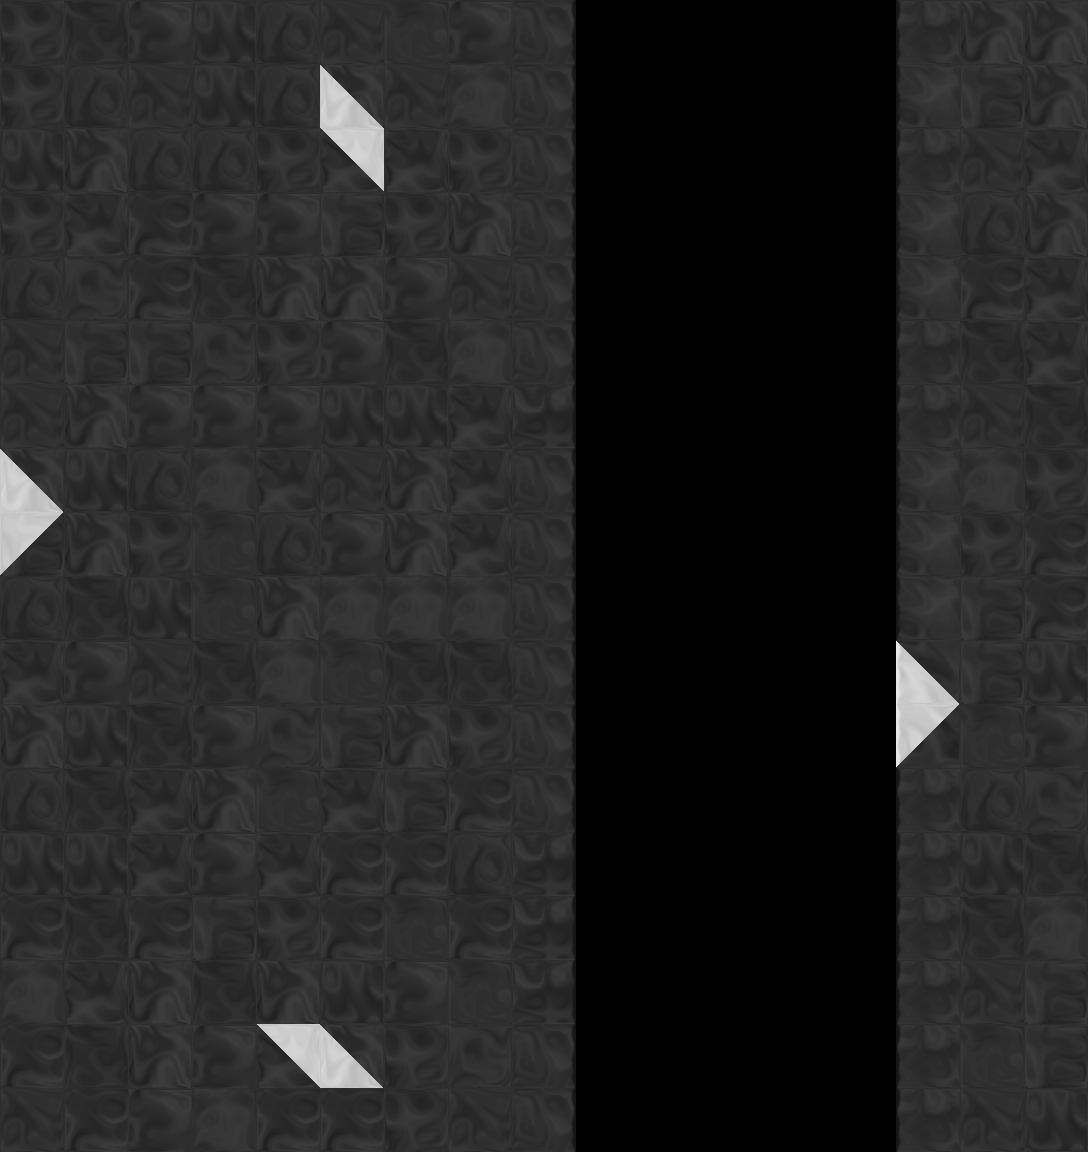

This game map was drawn from its Tiled (.tmx) file and the tilesets committed beside it. A one-line description and the full map source follow:
An orthogonal 17x18 tile map with 64x64 px tiles, 1 tile layer (tile), 1 hidden layer not drawn, 6 tilesets.

<map version="1.0" orientation="orthogonal" width="17" height="18" tilewidth="64" tileheight="64">
 <properties>
  <property name="bg" value="bg3" />
  <property name="bgParallaxX" value=".6" />
  <property name="bgParallaxY" value=".6" />
 </properties>
 <tileset firstgid="1" source="../../tilemaps/tiles/black_tiles.tsx" />
 <tileset firstgid="50" source="../../tilemaps/tiles/white_tiles.tsx" />
 <tileset firstgid="99" source="../../tilemaps/tiles/mixed_tiles.tsx" />
 <tileset firstgid="211" source="../../tilemaps/tiles/glass_tiles.tsx" />
 <tileset firstgid="260" source="../../tilemaps/tiles/black_indestructable.tsx" />
 <tileset firstgid="310" source="../../tilemaps/tiles/sand_tiles.tsx" />
 <layer name="backTile" width="17" height="18" visible="0">
  <data encoding="csv">
0,0,0,0,0,0,0,0,0,0,0,0,0,0,0,0,0,
0,0,0,0,0,0,0,0,0,0,0,0,0,0,0,0,0,
0,0,0,0,0,0,0,0,0,0,0,0,0,0,0,0,0,
0,0,0,0,0,0,0,0,0,0,0,0,0,0,0,0,0,
0,0,0,0,0,0,0,0,0,0,0,0,0,0,0,0,0,
0,0,0,0,0,0,0,0,0,0,0,0,0,0,0,0,0,
0,0,0,0,0,0,0,0,0,0,0,0,0,0,0,0,0,
0,0,0,0,0,0,0,0,0,0,0,0,0,0,0,0,0,
0,0,0,0,0,0,0,0,0,0,0,0,0,0,0,0,0,
0,0,0,0,0,0,0,0,0,0,0,0,0,0,0,0,0,
0,0,0,0,0,0,0,0,0,0,0,0,0,0,0,0,0,
0,0,0,0,0,0,0,0,0,0,0,0,0,0,0,0,0,
0,0,0,0,0,0,0,0,0,0,0,0,0,0,0,0,0,
0,0,0,0,0,0,0,0,0,0,0,0,0,0,0,0,0,
0,0,0,0,0,0,0,0,0,0,0,0,0,0,0,0,0,
0,0,0,0,0,0,0,0,0,0,0,0,0,0,0,0,0,
0,0,0,0,0,0,0,0,0,0,0,0,0,0,0,0,0,
0,0,0,0,0,0,0,0,0,0,0,0,0,0,0,0,0
</data>
 </layer>
 <objectgroup name="obj" width="17" height="18" />
 <layer name="tile" width="17" height="18">
  <data encoding="csv">
5,35,49,4,28,14,7,49,25,0,0,0,0,0,23,1,1,
5,28,14,4,28,99,14,6,25,0,0,0,0,0,22,2,1,
4,1,28,28,5,101,3,5,25,0,0,0,0,0,23,14,3,
5,3,42,49,49,2,5,1,25,0,0,0,0,0,22,28,1,
28,21,42,35,1,1,49,14,25,0,0,0,0,0,22,42,3,
14,2,2,21,5,49,35,6,25,0,0,0,0,0,23,35,3,
14,1,49,49,49,4,4,3,26,0,0,0,0,0,23,14,35,
99,4,28,6,3,14,1,3,25,0,0,0,0,0,22,6,5,
100,1,5,7,28,49,1,3,25,0,0,0,0,0,22,5,42,
28,35,4,7,1,6,6,6,25,0,0,0,0,0,22,2,42,
3,49,14,35,6,7,35,35,25,0,0,0,0,0,127,2,4,
1,4,35,49,21,2,1,5,25,0,0,0,0,0,128,7,49,
28,35,3,1,7,3,2,42,25,0,0,0,0,0,23,28,21,
4,4,3,49,3,42,42,28,26,0,0,0,0,0,23,4,35,
42,35,42,2,5,42,7,42,26,0,0,0,0,0,23,35,6,
6,3,1,35,1,4,49,7,26,0,0,0,0,0,23,14,2,
42,35,1,49,101,99,5,21,25,0,0,0,0,0,23,7,2,
14,42,49,6,42,42,5,14,25,0,0,0,0,0,23,14,4
</data>
 </layer>
 <objectgroup name="front" width="17" height="18" />
</map>
